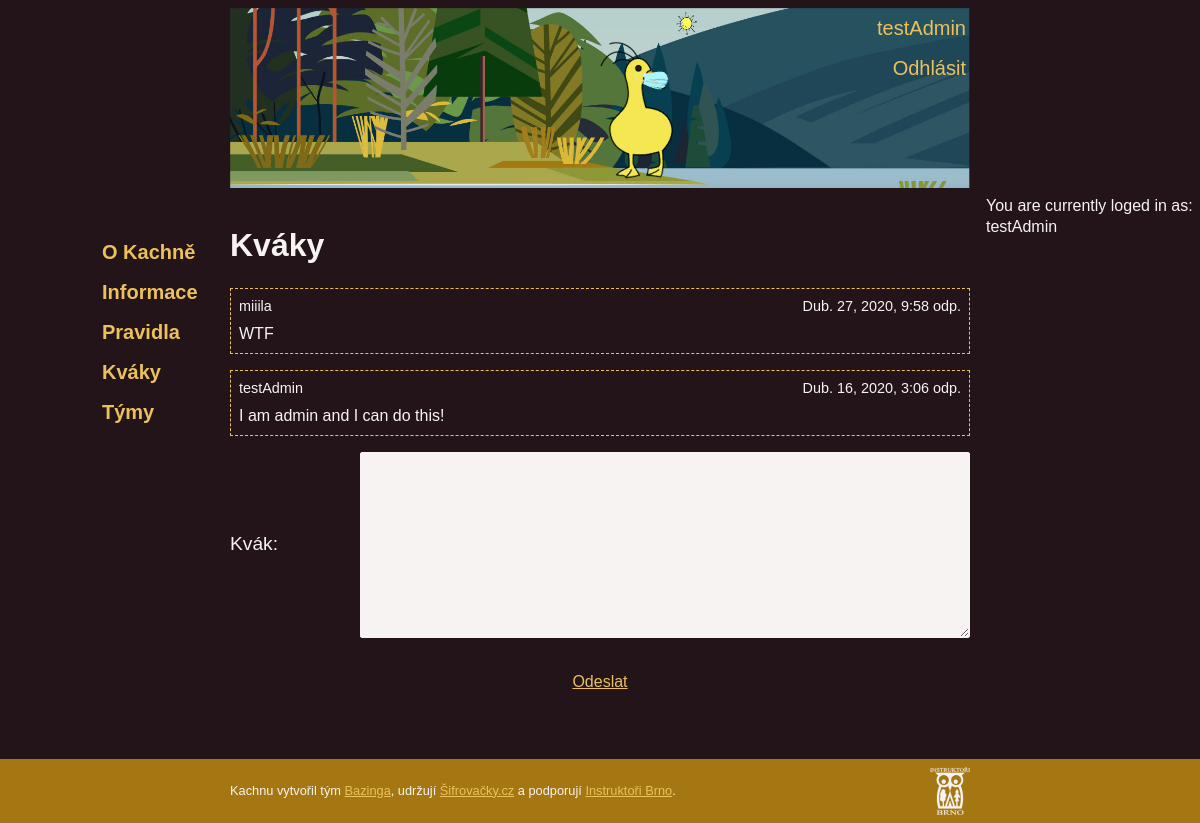
Page /quackforum/ (signed in) on the committed database.
### quack_forum/models.py (models this page shows, shortened)
class QuackForum(models.Model):
    comment = models.TextField(max_length=300)
    user = models.CharField(max_length=100)
    date_time = models.DateTimeField(auto_now=True)

### quack_forum/views.py (the view, shortened to what this page needs)
# urls.py: urlpatterns = [ path('',views.Comment,name = 'forum'),
def Comment(request):
    error_flag = ''
    if request.user.is_authenticated:
        html_path = 'quack_forum/forum.html'
        form = CommentForm()
    comment_list = QuackForum.objects.order_by('-date_time')
    return render(request,html_path,{'form':form,'comment_list':comment_list,'error_flag':error_flag})

### quack_forum/forms.py
class CommentForm(forms.ModelForm):
    class Meta:
        model = QuackForum
        fields = ('comment',)
        labels = {
            'comment': 'Kvák'
        }

### templates/quack_forum/forum.html (shortened to what this page needs)
{% extends "base.html" %}
{% block body_block %}
<div>
    <h1>Kváky</h1>
    <div class = "comments">
        {% if comment_list %}
            {% for comment in comment_list %}
                <div class="quack">
                    <div class="quack-user">{{ comment.user }}</div>
                    <div class="quack-date">{{ comment.date_time }}</div>
                    <div class="quack-content">{{ comment.comment }}</div>
                </div>
            {% endfor %}
        {% endif %}
    </div>
    <div class = "form">
        <form method="POST">
            {{ form }}
            <input type="submit" value="Odeslat">
        </form>
    </div>
    <br><br>
</div>
{% endblock %}

### templates/base.html (shortened to what this page needs)
{% load static %}
<!DOCTYPE html>
<html lang="en">
<head>
    <link rel="stylesheet" href="{% static "kachna.css" %}">
</head>
<body>
<div class="grid-container">
    <header>
        <div class="header-content">
        <div class="login-box">
            <ul>
            {% if user.is_authenticated %}
                <li><a href="#">{{user.username}}</a></li>
            <li><a href="{%url 'user:user_logout'%}">Odhlásit</a></li>
            {% else %}
            <li><a href="{%url 'user:registration'%}">Registrovat</a></li>
            <li><a href="{%url 'user:user_login'%}">Přihlásit</a></li>
            {% endif %}
            </ul>
        </div>
        </div>
    </header>
    <nav>
        <ul>
            <li><a href="{%url 'index_app:index'%}">O Kachně</a></li>
            <li><a href="{%url 'index_app:info'%}">Informace</a></li>
            <li><a href="{%url 'index_app:rules'%}">Pravidla</a></li>
            <li><a href="{%url 'quack_forum:forum'%}">Kváky</a></li>
            <li><a href="{%url 'user:teams'%}">Týmy</a></li>
        </ul>
    </nav>
    {% if user.is_authenticated %}
    <div>
        <p>You are currently loged in as: {{user.username}}</p>
    </div>
    {% endif %}
    <main>
        <div>
            {% block body_block %}
            {% endblock %}
        </div>
    </main>
    <footer>
        <div class="footer-content">
        <div class="footer-credits">Kachnu vytvořil tým <a href="http://bazinga.sifruje.cz/">Bazinga</a>, udržují <a href="https://sifrovacky.cz">Šifrovačky.cz</a> a podporují <a href="https://www.instruktori.cz/">Instruktoři Brno</a>.</div>
        </div>
    </footer>
</div>
</body>

### index_app/static/kachna.css (style rules this page uses)
html, body, div, span, applet, object, iframe, p, blockquote, pre, a, abbr, acronym, address, big, cite, code, del, dfn, em, img, ins, kbd, q, s, samp, small, strike, strong, sub, sup, tt, var, b, u, i, center, dl, dt, dd, ol, ul, li, fieldset, form, label, legend, table, caption, tbody, tfoot, thead, tr, th, td, article, aside, canvas, details, embed, figure, figcaption, footer, header, hgroup, menu, nav, output, ruby, section, summary, time, mark, audio, video { margin: 0; padding: 0; border: 0; font-size: 100%; vertical-align: baseline; }
article, aside, details, figcaption, figure, footer, header, hgroup, menu, nav, section { display: block; }
body { line-height: 1.3; }
ol, ul { list-style: none; }
html, body { color: #f7f3f2; background-color: #231419; width: 100%; height: 100%; font-family: sans-serif; }
a { color: #ecc15b; }
.grid-container { display: grid; grid-template-rows: auto auto 1fr auto; grid-template-areas: "header" "nav" "main" "footer"; min-height: 100%; }
header { grid-area: header; padding: 0.5em 1em; background-image: url('./kachna-background.svg'); background-repeat: no-repeat; background-size : 100%; min-height: 90px; background-position: top; }
.header-content { display: flex; justify-content: flex-end; }
.login-box { align-self: center; text-align: right; }
.login-box a { text-decoration: none; }
nav { grid-area: nav; padding: 1em; }
nav ul { display: flex; flex-wrap: wrap; list-style-type: none; justify-content: space-between; }
nav li { justify-self: center; }
nav li a { color: #ecc15b; font-weight: bolder; text-decoration: none; }
main { grid-area: main; padding: 0.5em 1em; text-align: justify; }
footer { grid-area: footer; background-color: #A47712; padding: 0.5em 1em; margin-top: 1em; }
.footer-content { display: flex; justify-content: space-between; align-items: center; }
.sova-logo { stroke: #f7f3f2; fill: #f7f3f2; height: 3em; width: 30%; }
.footer-credits { font-size: 80%; }
form { display: grid; grid-template-columns: 1fr 5fr; row-gap: 1em; column-gap: 0.5em; align-items: center; }
input { background-color: #f7f3f2; border-radius: 2px; border-color: #f7f3f2; font-size: 1.1em; }
textarea { background-color: #f7f3f2; border-radius: 2px; border-color: #f7f3f2; }
input[type=submit] { color: #ecc15b; text-decoration: underline; background: #231419; border: none; grid-column-start: 1; grid-column-end: 3; font-size: 100%; margin-top: 1em; }
.quack { display: flex; border: 1px #ecc15b dashed; padding: 0.5em ; margin: 1em 0; flex-wrap: wrap; justify-content: space-between; }
.quack-user { font-size: 90%; }
.quack-date { font-size: 90%; }
.quack-content { padding-top: 0.5em; flex-basis: 100%; }
@media only screen and (min-width: 768px) { main { max-width: 740px; min-width: 740px; margin-left: auto; margin-right: auto; } }
@media only screen and (min-width: 768px) { .header-content { max-width: 740px; min-width: 740px; margin-left: auto; margin-right: auto; } }
@media only screen and (min-width: 768px) { .footer-content { max-width: 740px; min-width: 740px; margin-left: auto; margin-right: auto; } }
@media only screen and (min-width: 768px) { input { height: 1.5em; font-size: 1.2em; } }
@media only screen and (min-width: 768px) { textarea { font-size: 1.2em; } }
@media only screen and (min-width: 768px) { label { font-size: 1.2em; } }
@media only screen and (min-width: 1024px) { .grid-container { display: grid; grid-template-rows: auto 1fr auto; grid-template-columns: 1fr 1fr 1fr; grid-template-areas: "header header header" "nav main ." "footer footer footer"; min-height: 100%; } }
@media only screen and (min-width: 1024px) { nav { justify-self: end; max-width: none; } }
@media only screen and (min-width: 1024px) { nav ul { flex-direction: column; font-size: 125%; position: fixed; margin-left: -8vw; margin-top: 1em; line-height: 2; } }
@media only screen and (min-width: 1024px) { nav li a { text-decoration: none; } }
@media only screen and (min-width: 1024px) { header { background: none; } }
@media only screen and (min-width: 1024px) { .header-content { background-image: url('./kachna-background.svg'); background-repeat: no-repeat; background-size: 100%; background-position: top; min-height: 180px; } }
@media only screen and (min-width: 1024px) { .login-box { align-self: flex-start; line-height: 2em; font-size: 125%; padding-right: 0.2em; } }

### rows in the picture
QuackForum: user "miiila", date_time "Dub. 27, 2020, 9:58 odp.", comment "WTF"
QuackForum: user "testAdmin", date_time "Dub. 16, 2020, 3:06 odp.", comment "I am admin and I can do this!"

### other values in the picture
{{ user.username }} "testAdmin"
